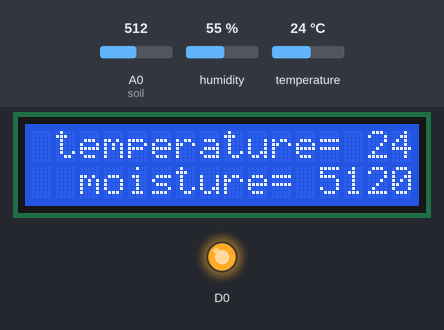
A sketch run on a simulated ESP8266 (NodeMCU). Shown: 16×2 character LCD, output pins drawn as LEDs (lit = HIGH). The test bench sets the inputs (shaded band); at power-on: humidity 55 %, A0 (soil) = 512, temperature 24 °C. WiFi joins after 1.5 s; servers stay silent unless stated; uploads are accepted with an empty reply; what the sketch prints to the serial monitor is not drawn.

Above: at 3.9 s.
4.0 s: humidity set to 22 %
At 17.6 s:
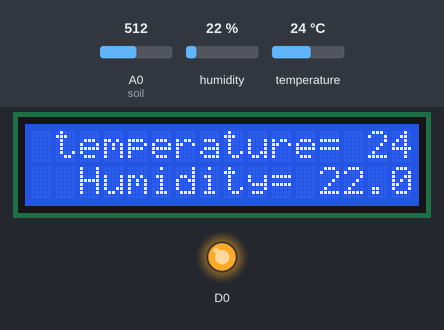
18.0 s: A0 (soil) set to 330
32.0 s: temperature set to 12 °C
At 45.6 s:
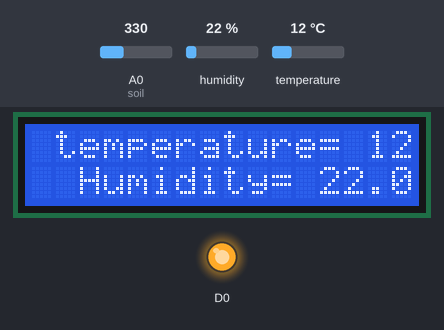
46.0 s: A0 (soil) set to 350
At 46.9 s:
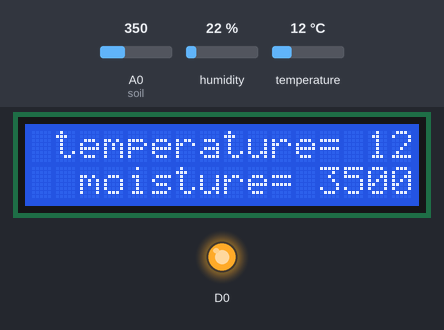
60.0 s: humidity set to 40 %
At 73.8 s:
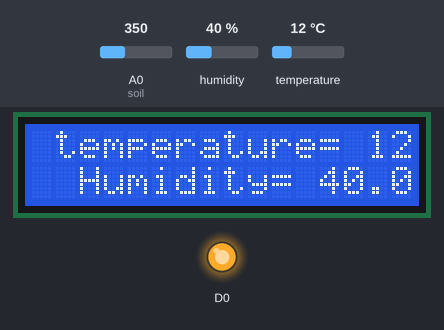
74.0 s: A0 (soil) set to 306
At 75.6 s:
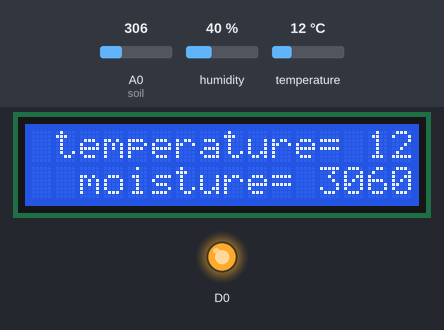
Timing chart, 0 to 77.1 s (numbered marks = the images above; inputs shaded):
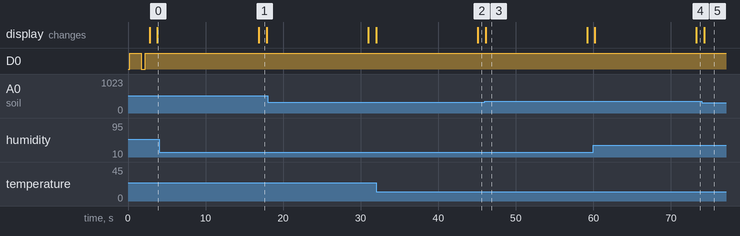

The sketch:

alienntryy.ino
```cpp
#include <ESP8266WiFi.h>
#include <ArduinoJson.h>
#include <LiquidCrystal_I2C.h>
#include "DHT.h"

LiquidCrystal_I2C lcd(0x27, 16, 2);

#define DHTTYPE DHT11
// DHT Sensor
uint8_t DHTPin = D4;
int farmid=2;
int sensorid=4;

// Initialize DHT sensor.
DHT dht(DHTPin, DHTTYPE);

float t;
float h;

///////////////////// SENDING DATA ON DATABASE/////////////////////////////////


const int soil = A0;

const char* ssid     = "try1";
const char* password = "12345678";

const char* host = "192.168.43.129";
String url;

unsigned long delayStart = 0; // the time the delay started
unsigned long timeInterval = 0;

void setup() {

  pinMode(DHTPin, INPUT);

  dht.begin();

  lcd.begin(16,2);
  lcd.init();
  lcd.backlight();

  Serial.begin(115200);
  delay(100);
  /////////////////////// CONTROL PIN///////////////////
  pinMode(soil, INPUT);
  pinMode(D0, OUTPUT); ////motor pin D0 pin in Nodemcu

  digitalWrite(D0, HIGH); //High is Low, Low is High
  Serial.println();
  Serial.println();
  //////////////////////////////////////////

  Serial.println();

  Serial.print("Connecting to ");
  Serial.println(ssid);


  WiFi.begin(ssid, password);
  while (WiFi.status() != WL_CONNECTED) {
    delay(500);
    Serial.print(".cc");
  }

  Serial.println("");
  Serial.println("WiFi connected");
  Serial.println("IP address: ");
  Serial.println(WiFi.localIP());
  Serial.print("Netmask: ");
  Serial.println(WiFi.subnetMask());
  Serial.print("Gateway: ");
  Serial.println(WiFi.gatewayIP());

  ///////////////////////////// CONTROL PIN ///////////////////////////////
  digitalWrite(D0, LOW);
  delay(500);
  digitalWrite(D0, HIGH);
  delay(500);
  ////////////////////////////////////////////////////////////
  delayStart = millis();   // start delay
  timeInterval = 2000;


}

void controlPin() {
  int delay_value;
  int user_min; //user min
  int user_max; //user max
  int cur_value; //current value
  int def_min = 340; //default value
  int def_max = 921; //default value
  String defMode = "auto";
  Serial.print("connecting to.. ");
  Serial.println(host);

  WiFiClient client;
  const int httpPort = 80;
  if (!client.connect(host, httpPort)) {
    Serial.println("connection failed");
    return;
  }

  //url = "/farmapi/motor/read.php?id=3";
  Serial.println("Sending GET Request..");

  Serial.print("Requesting URL: ");
  Serial.println(url);

  client.print(String("GET ") + url + " HTTP/1.0\r\n" +
               "Host: " + host + "\r\n" +
               "Connection: close\r\n\r\n");
  delay(500);
  String section = "header";
  while (client.available()) {
    String line = client.readStringUntil('\r');
    //Serial.print(line);
    // we’ll parse the HTML body here
    if (section == "header") { // headers..

      if (line == "\n") { // skips the empty space at the beginning
        section = "json";
      }
    }
    else if (section == "json") { // print the good stuff
      section = "ignore";
      String result = line.substring(1);
      Serial.println("result = " + result);

      // Parse JSON
      int size = result.length() + 1;
      char json[size];
      result.toCharArray(json, size);
      StaticJsonBuffer<200> jsonBuffer;
      JsonObject& json_parsed = jsonBuffer.parseObject(json);

      if (!json_parsed.success())
      {
        Serial.println(json);
        Serial.println("parseObject() failed");
        return;
      }
      String motor = json_parsed["motor"][0]["status"];
      String delay_val = json_parsed["motor"][0]["delay"];
      String new_val = json_parsed["motor"][0]["new_value"];
      String usr_min = json_parsed["motor"][0]["min"];
      String usr_max = json_parsed["motor"][0]["max"];
      String modeOn = json_parsed["motor"][0]["mode"];
      delay_value = (delay_val).toInt();
      cur_value = (new_val).toInt();
      user_min = (usr_min).toInt();
      user_max = (usr_max).toInt();

      if(user_min==0){
        user_min = def_min;
      }
      if(user_max==0){
        user_max = def_max;
      }
      if(modeOn == ""){
        modeOn = defMode;
      }

      //      String motor2 = json_parsed["motor"][1]["status"];
      Serial.println("motor = " + motor);
      Serial.print("current value = "); Serial.println(cur_value);
      Serial.print("minimum = "); Serial.println( user_min);
      Serial.print("maximum = "); Serial.println( user_max);
      Serial.println("mode = " + modeOn);


      ///////////////// CONTROL PIN /////////////////////
      if(modeOn == "auto"){
        if(cur_value>user_min && cur_value<user_max){
          Serial.print("Motor is On (Auto Mode)");
          digitalWrite(D0, LOW);
        }else if(cur_value<user_min || cur_value>user_max){
          Serial.print("Motor is Off (Auto Mode)");
          digitalWrite(D0, HIGH);
        }
      }else if(modeOn == "man"){
          if (motor == "on") {
          digitalWrite(D0, LOW);
          Serial.println("Motor is On (Manual Mode)");
        }
        else if (motor == "of") {
          digitalWrite(D0, HIGH);
          Serial.println("Motor is Off (Manual Mode)");
        }
      }
    }
  }
  Serial.println();
  Serial.println("closing connection");
  delay(delay_value);
}

void loop() {

  //humidty
  t= dht.readTemperature(); // Gets the values of the temperature
  h= dht.readHumidity(); // Gets the values of the humidity
  lcd.setCursor(1, 0);
  lcd.print("temperature= ");
  lcd.print(t);

  lcd.setCursor(2, 1);
  lcd.print("Humidity= ");
  lcd.print(h);
  delay(1000);
  // Read moisture sensor value
  int mos = analogRead(soil);

  lcd.setCursor(2, 1);
  lcd.print("moisture= ");
  lcd.print(mos);

Serial.print("connecting to ");
  Serial.println(host);

  WiFiClient client;
  const int httpPort = 80;
  if (!client.connect(host, httpPort)) {
    Serial.println("connection failed");
    return;
  }

  String url = "http://192.168.43.129/farmapi/insert.php?temp=" + String(t) + "&hum="+ String(h) + "&farmid="+ farmid +"&sensorid="+ sensorid;
  //String url = "/api/moisture/insert.php?mos=" + String(mos);
  Serial.print("Requesting URL: ");
  Serial.println(url);

    client.print(String("GET ") + url + " HTTP/1.0\r\n" +
                 "Host: " + host + "\r\n" +
                 "Connection: close\r\n\r\n");


  while (client.available()) {
    String line = client.readStringUntil('\r');
    Serial.print(line);
  }
  Serial.println();
  Serial.println("closing connection");
  //  if((millis() - delayStart) >= timeInterval){
  //    delayStart = millis();
  //  }
  delay(10000);//2min=120000, 1.5min=90000
  controlPin();

}
```

Measured:
- after the input at 4.0 s, the display: changes after 12.9 s (image 1)
- after the input at 32.0 s, the display: first differs from a run without the input after 13.1 s (image 2)
- after the input at 46.0 s, the display: changes after 0.10 s (image 3)
- after the input at 60.0 s, the display: first differs from a run without the input after 13.3 s (image 4)
- after the input at 74.0 s, the display: changes after 0.30 s (image 5)
- what the display in image 1 shows lasts 1.0 s, from 16.9 s to 17.9 s
- what the display in image 3 shows lasts 13.1 s, from 46.1 s to 59.2 s
